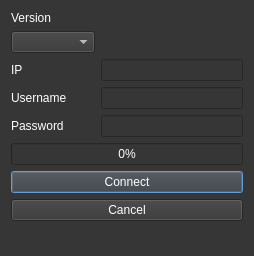
<?xml version="1.0" encoding="UTF-8"?>
<ui version="4.0">
 <class>Dialog</class>
 <widget class="QDialog" name="Dialog">
  <property name="geometry">
   <rect>
    <x>0</x>
    <y>0</y>
    <width>254</width>
    <height>256</height>
   </rect>
  </property>
  <property name="windowTitle">
   <string>Connect to CUCM via AXL</string>
  </property>
  <property name="styleSheet">
   <string notr="true">background-color: rgb(54, 54, 54);
alternate-background-color: rgb(255, 255, 0);
selection-background-color: rgb(85, 170, 255);
color: rgb(255, 255, 255);
</string>
  </property>
  <layout class="QGridLayout" name="gridLayout">
   <item row="0" column="0">
    <layout class="QFormLayout" name="formLayout">
     <item row="3" column="0">
      <widget class="QLabel" name="label_4">
       <property name="text">
        <string>Version</string>
       </property>
      </widget>
     </item>
     <item row="4" column="0">
      <widget class="QComboBox" name="version_b">
       <item>
        <property name="text">
         <string/>
        </property>
       </item>
       <item>
        <property name="text">
         <string>CUCM 10</string>
        </property>
       </item>
       <item>
        <property name="text">
         <string>CUCM 11</string>
        </property>
       </item>
       <item>
        <property name="text">
         <string>CUCM 12</string>
        </property>
       </item>
       <item>
        <property name="text">
         <string>CUCM 14</string>
        </property>
       </item>
      </widget>
     </item>
     <item row="7" column="1">
      <widget class="QLineEdit" name="ip_line"/>
     </item>
     <item row="8" column="0">
      <widget class="QLabel" name="label_2">
       <property name="text">
        <string>Username</string>
       </property>
      </widget>
     </item>
     <item row="8" column="1">
      <widget class="QLineEdit" name="user_line"/>
     </item>
     <item row="9" column="0">
      <widget class="QLabel" name="label_3">
       <property name="text">
        <string>Password</string>
       </property>
      </widget>
     </item>
     <item row="9" column="1">
      <widget class="QLineEdit" name="pwd_line">
       <property name="echoMode">
        <enum>QLineEdit::Password</enum>
       </property>
      </widget>
     </item>
     <item row="7" column="0">
      <widget class="QLabel" name="label">
       <property name="text">
        <string>IP</string>
       </property>
      </widget>
     </item>
     <item row="10" column="0" colspan="2">
      <widget class="QProgressBar" name="load">
       <property name="enabled">
        <bool>true</bool>
       </property>
       <property name="value">
        <number>0</number>
       </property>
       <property name="alignment">
        <set>Qt::AlignLeading|Qt::AlignLeft|Qt::AlignVCenter</set>
       </property>
      </widget>
     </item>
     <item row="11" column="0" colspan="2">
      <widget class="QPushButton" name="connect_b">
       <property name="text">
        <string>Connect</string>
       </property>
      </widget>
     </item>
     <item row="12" column="0" colspan="2">
      <widget class="QPushButton" name="cancel_b">
       <property name="text">
        <string>Cancel</string>
       </property>
      </widget>
     </item>
    </layout>
   </item>
  </layout>
 </widget>
 <resources/>
 <connections/>
</ui>
